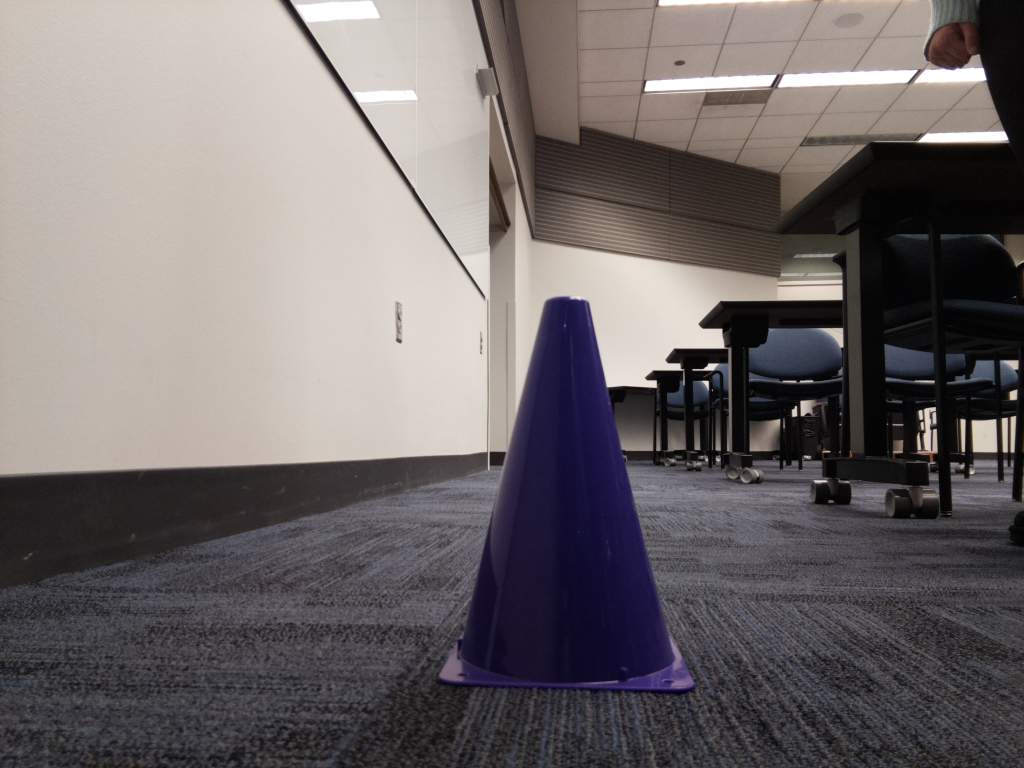
#> input picture cone_detection/data/cones/cone1.jpg, 1024 x 768 px
$ jupyter execute conedetection_static.ipynb   (older library calls are emulated)
#> lines starting #> are read from the running program, lines starting #| are printed output that depends on the picture; after the words box and inside, x2 and y2 are one past the last pixel; in counts of white or black regions, pixels touching at a corner belong together
[cell 1]
import numpy as np
import cv2

[cell 2]
#_____imgOriginal
imgOriginal = cv2.imread('data/cones/cone1.jpg')
#> imgOriginal is the input picture: shape (768, 1024, 3); mean B, G, R 106.7, 106, 112.3

#_____imgHSV
imgHSV = cv2.cvtColor(imgOriginal, cv2.COLOR_BGR2HSV)
#> imgHSV: shape (768, 1024, 3); mean H, S, V 65.2, 38.6, 115.6

#_____purpleThrshold
upperPurple = np.array([135, 225, 96])
lowerPurple = np.array([119, 82, 29])
imgThresh = cv2.inRange(imgHSV, lowerPurple, upperPurple)
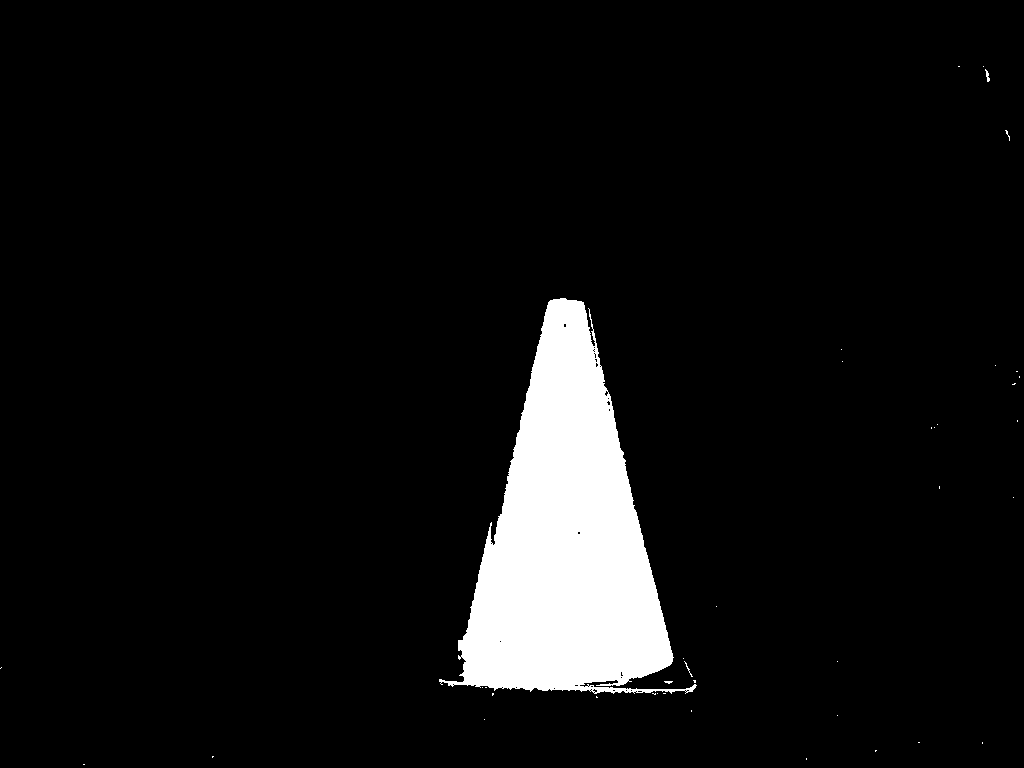
#> imgThresh: shape (768, 1024); 6.4% white; 40 white regions (37 under 20 px), largest, box (x1, y1, x2, y2) and area: (439, 298, 697, 694) 50323, (985, 69, 990, 82) 31, (684, 661, 693, 677) 22

#_____imgThreshSmoothed
kernel = np.ones((3, 3), np.uint8)
imgEroded = cv2.erode(imgThresh, kernel, iterations=1)
#> imgEroded: shape (768, 1024); 6.1% white; 16 white regions (14 under 20 px), largest, box (x1, y1, x2, y2) and area: (449, 299, 672, 690) 48148, (596, 688, 612, 692) 39
imgDilated = cv2.dilate(imgEroded, kernel, iterations=1)
#> imgDilated: shape (768, 1024); 6.3% white; 14 white regions (9 under 20 px), largest, box (x1, y1, x2, y2) and area: (448, 298, 673, 691) 49626, (595, 687, 613, 693) 87, (615, 688, 626, 693) 43, (642, 689, 653, 693) 39, (689, 685, 696, 692) 32
imgThreshSmoothed = cv2.GaussianBlur(imgDilated, (3, 3), 0)

#_____imgCanny
imgCanny = cv2.Canny(imgThreshSmoothed, 80, 160)
#> imgCanny: shape (768, 1024); 0.19% white in thin lines or dots, all inside (x1, y1, x2, y2) = (438, 72, 991, 693)

#_____imgContours
_, contours, _ = cv2.findContours(np.array(imgCanny), cv2.RETR_EXTERNAL, cv2.CHAIN_APPROX_SIMPLE)
#> contours = 17 contours, 11 with area under 20; largest, box (x1, y1, x2, y2) and area: (594, 686, 613, 693) 82, (448, 297, 673, 691) 68, (615, 687, 637, 693) 60, (641, 688, 654, 693) 38, (689, 685, 696, 692) 28, (664, 688, 676, 693) 27
img_Contours = np.zeros_like(imgCanny)
cv2.drawContours(img_Contours, contours, -1, (255, 255, 255), 1)

approxContours = []

for c in contours:
    approx = cv2.approxPolyDP(c, 10, closed=True)
    approxContours.append(approx)
#> this loop made 17 passes
#> approx on passes 1, 2, 3, 4, 5, 6, 9, 13, 16, 17: [[664, 689], [675, 691]], [[641, 689], [653, 691]], [[615, 688], [636, 691]], [[594, 687], [612, 691]], [[695, 685]], [[439, 678]], [[578, 531]], [[592, 332]], [[989, 77]], [[985, 73]]
#> c on passes 7, 8, 10, 11, 12, 14: [[620, 671], [620, 677], [622, 677], [622, 671]], [[499, 640], [499, 642], [501, 642], [501, 640]], [[608, 408], [608, 411], [610, 411], [610, 408]], [[597, 357], [597, 363], [599, 363], [599, 357]], [[595, 349], [595, 352]], [[563, 324], [563, 326], [566, 326], [566, 324]]
#> after the loop, approxContours = 17 contours, 16 with area under 20; largest, box (x1, y1, x2, y2) and area: (448, 301, 673, 691) 180

imgContours = np.zeros_like(imgCanny)
cv2.drawContours(imgContours, approxContours, -1, (255, 255, 255), 1)
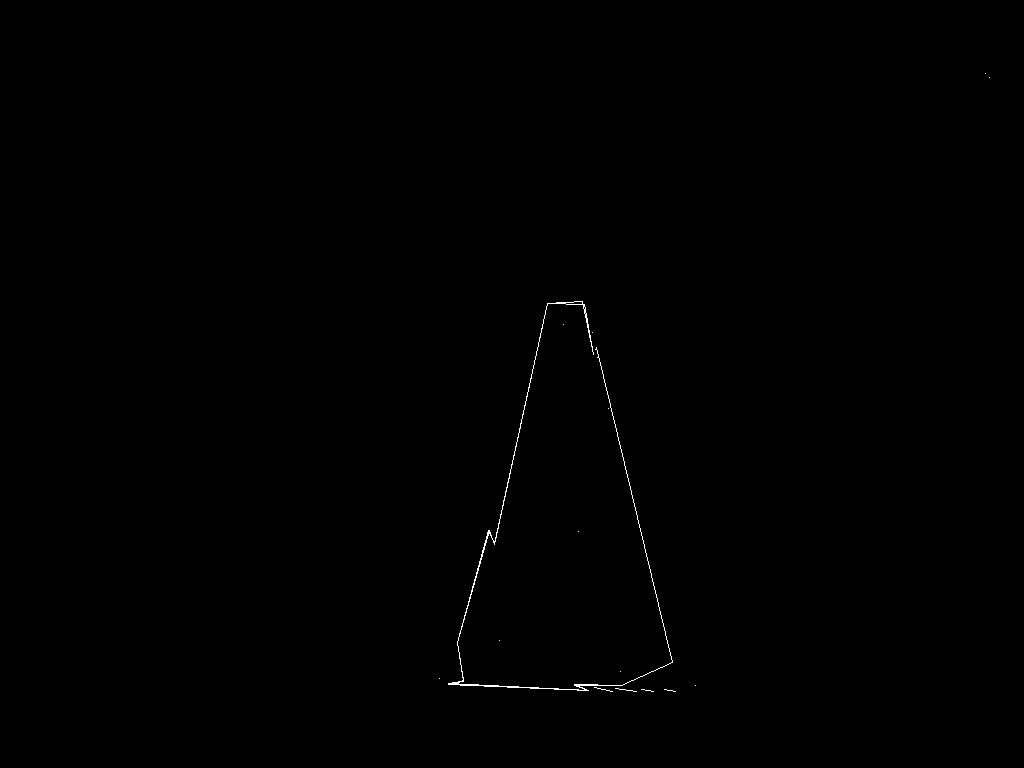
#> imgContours: shape (768, 1024); 0.18% white in thin lines or dots, all inside (x1, y1, x2, y2) = (439, 73, 990, 692)

#_____imgAllConvexHulls
allConvexHulls = []

for ac in approxContours:
    allConvexHulls.append(cv2.convexHull(ac))
#> this loop made 17 passes
#> ac on passes 1 to 12: [[664, 689], [675, 691]], [[641, 689], [653, 691]], [[615, 688], [636, 691]], [[594, 687], [612, 691]], [[695, 685]], [[439, 678]], [[620, 671]], [[499, 640]], [[578, 531]], [[608, 408]], [[597, 357]], [[595, 349]]
#> after the loop, allConvexHulls = 17 contours, 16 with area under 20; largest, box (x1, y1, x2, y2) and area: (448, 301, 673, 691) 51306

imgAllConvexHulls = np.zeros_like(imgCanny)
cv2.drawContours(imgAllConvexHulls, allConvexHulls, -1, (255, 255, 255), 2)
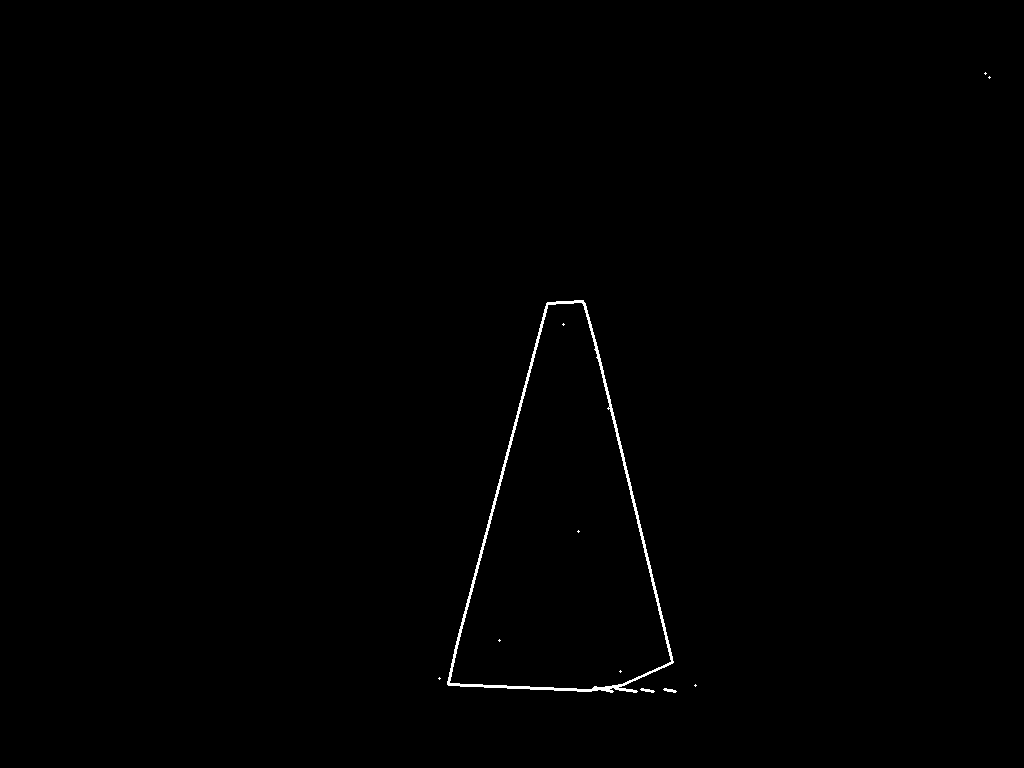
#> imgAllConvexHulls: shape (768, 1024); 0.4% white; 11 white regions (8 under 20 px)

#_____imgConvexHulls3To10
convexHull3To10 = []

for ch in allConvexHulls:
    if 3 <= len(ch) <= 10:
        convexHull3To10.append(cv2.convexHull(ch))
#> this loop made 17 passes
#> ch on passes 1 to 12: [[675, 691], [664, 689]], [[653, 691], [641, 689]], [[636, 691], [615, 688]], [[612, 691], [594, 687]], [[695, 685]], [[439, 678]], [[620, 671]], [[499, 640]], [[578, 531]], [[608, 408]], [[597, 357]], [[595, 349]]
#> after the loop, convexHull3To10 = 1 contour; box (x1, y1, x2, y2) and area: (448, 301, 673, 691) 51306

imgConvexHulls3To10 = np.zeros_like(imgCanny)
cv2.drawContours(imgConvexHulls3To10, convexHull3To10, -1, (255, 255, 255), 2)
#> imgConvexHulls3To10: shape (768, 1024); 0.37% white; 1 white region

#imgTrafficCones

def convexHullPointingUp(ch):
    pointsAboveCenter, poinstBelowCenter = [], []

    x, y, w, h = cv2.boundingRect(ch)
    aspectRatio = w / h

    if aspectRatio < 0.8:
        verticalCenter = y + h / 2

        for point in ch:
            if point[0][1] < verticalCenter:
                pointsAboveCenter.append(point)
            elif point[0][1] >= verticalCenter:
                poinstBelowCenter.append(point)

        leftX = poinstBelowCenter[0][0][0]
        rightX = poinstBelowCenter[0][0][0]
        for point in poinstBelowCenter:
            if point[0][0] < leftX:
                leftX = point[0][0]
            if point[0][0] > rightX:
                rightX = point[0][0]

        for point in pointsAboveCenter:
            if (point[0][0] < leftX) or (point[0][0] > rightX):
                return False

    else:
        return False

    return True

cones = []
bounding_Rects = []

for ch in convexHull3To10:
    if convexHullPointingUp(ch):
        cones.append(ch)
        rect = cv2.boundingRect(ch)
        bounding_Rects.append(rect)
#> this loop made 1 pass
#> (x in convexHullPointingUp, y in convexHullPointingUp, w in convexHullPointingUp, h in convexHullPointingUp, aspectRatio in convexHullPointingUp, verticalCenter in convexHullPointingUp) on pass 1: (448, 301, 225, 390, 0.577, 496)
#> after the loop, bounding_Rects = [(448, 301, 225, 390)]; cones has the same summary as convexHull3To10

imgTrafficCones = np.zeros_like(imgCanny)
cv2.drawContours(imgTrafficCones, cones, -1, (255, 255, 255), 2)

#imgTrafficConesWithOverlapsRemoved
imgTrafficConesWithOverlapsRemoved = imgOriginal.copy()
cv2.drawContours(imgTrafficConesWithOverlapsRemoved, cones, -1, (255, 255, 255), 2)
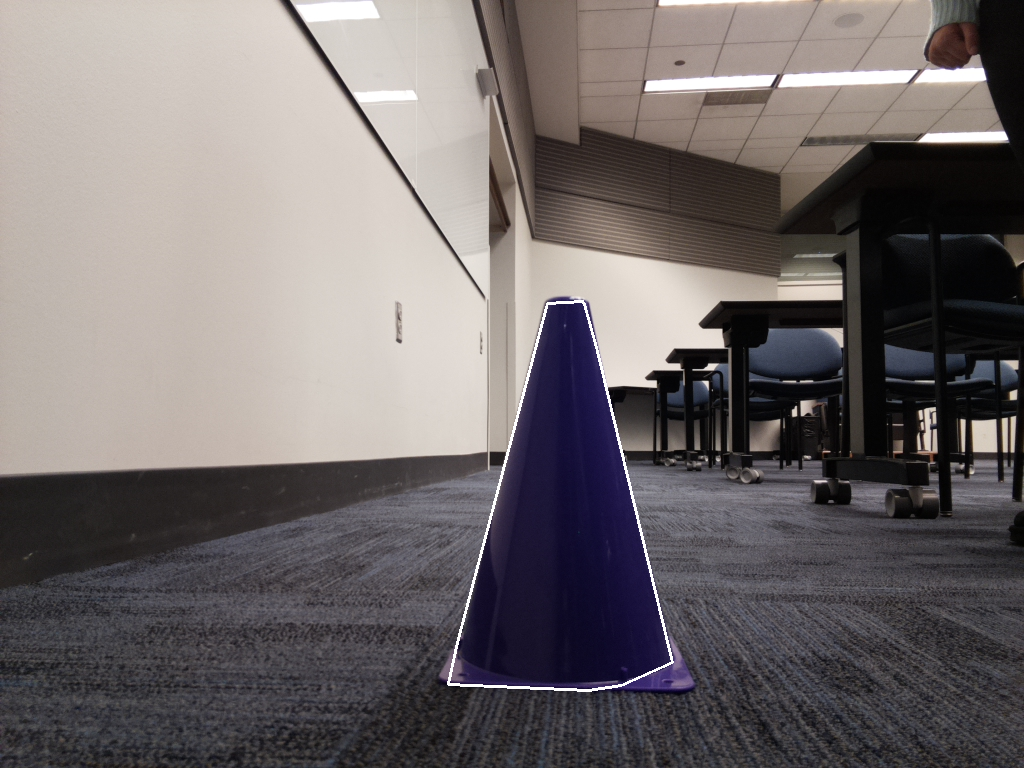
#> imgTrafficConesWithOverlapsRemoved: shape (768, 1024, 3); 0.37% of pixels changed, all inside (x1, y1, x2, y2) = (447, 300, 674, 692)

for rect in bounding_Rects:
    cv2.rectangle(imgTrafficConesWithOverlapsRemoved, (rect[0], rect[1]), (rect[0]+rect[2], rect[1]+rect[3]), (1, 255, 1), 2)
    cv2.line(imgTrafficConesWithOverlapsRemoved, (round(rect[0]+rect[2]-rect[2]/2), rect[1]), (round(rect[0]+rect[2]-rect[2]/2), rect[1]+rect[3]), (255,0,0), 5)
#> this loop made 1 pass
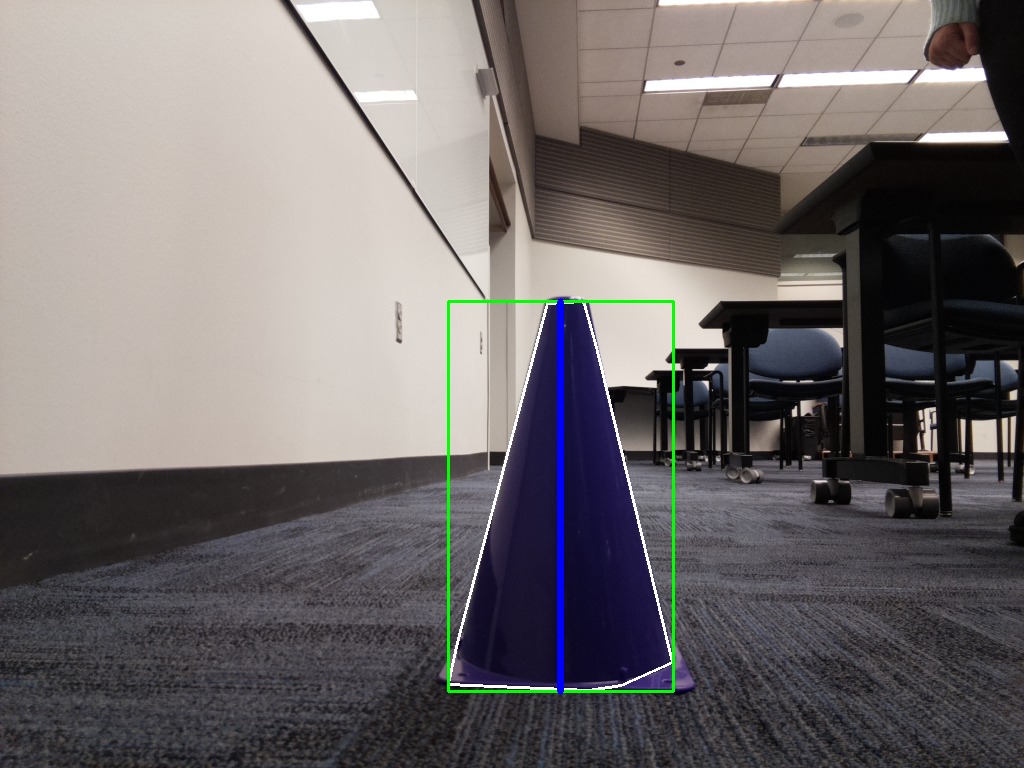
#> imgTrafficConesWithOverlapsRemoved: shape (768, 1024, 3); 0.81% of pixels changed, all inside (x1, y1, x2, y2) = (447, 298, 675, 695)
# [10 lines of commented-out code are left out]
imgTrafficConesWithOverlapsRemovedSmall = cv2.resize(imgTrafficConesWithOverlapsRemoved, (0, 0), fx=0.5, fy=0.5)

# [10 lines of commented-out code are left out]
cv2.imshow('imgTrafficConesWithOverlapsRemoved', imgTrafficConesWithOverlapsRemovedSmall)

cv2.waitKey()
#> Out = 27

$ run again, with cone_detection/data/cones/cone2.jpg copied over cone_detection/data/cones/cone1.jpg
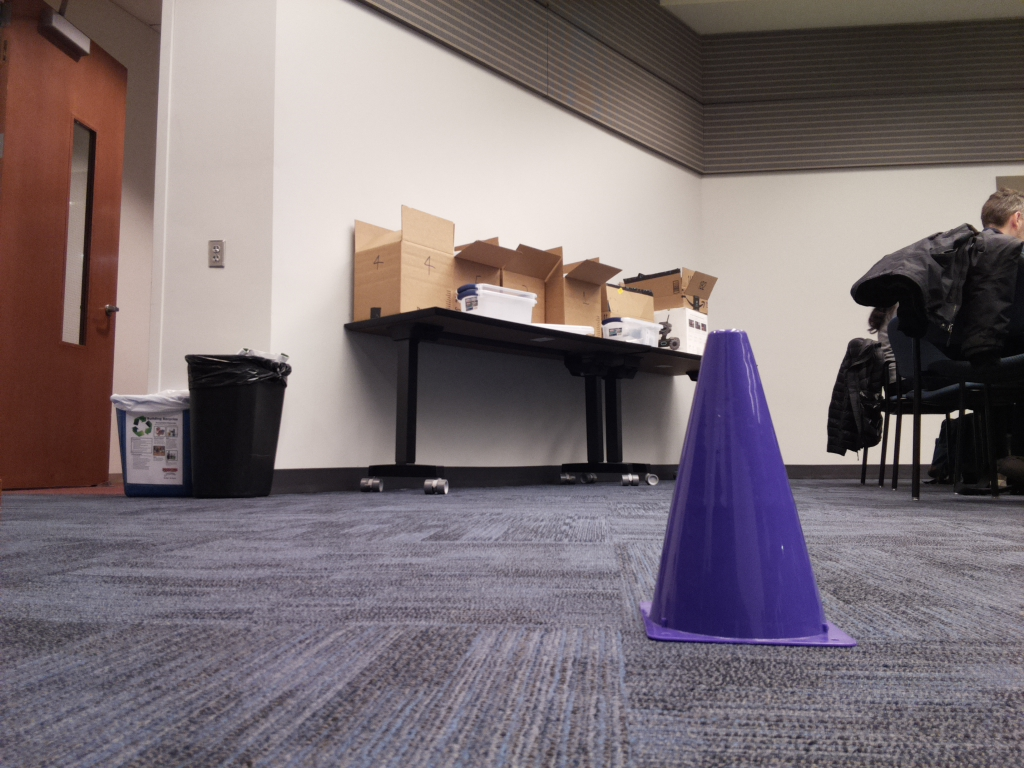
#> input picture cone_detection/data/cones/cone2.jpg, 1024 x 768 px
#> imgOriginal is the input picture: shape (768, 1024, 3); mean B, G, R 116.1, 112.1, 123.2
#> imgHSV: shape (768, 1024, 3); mean H, S, V 74.6, 46.9, 128.4
#> `imgThresh = cv2.inRange(imgHSV, lowerPurple, upperPurple)`:
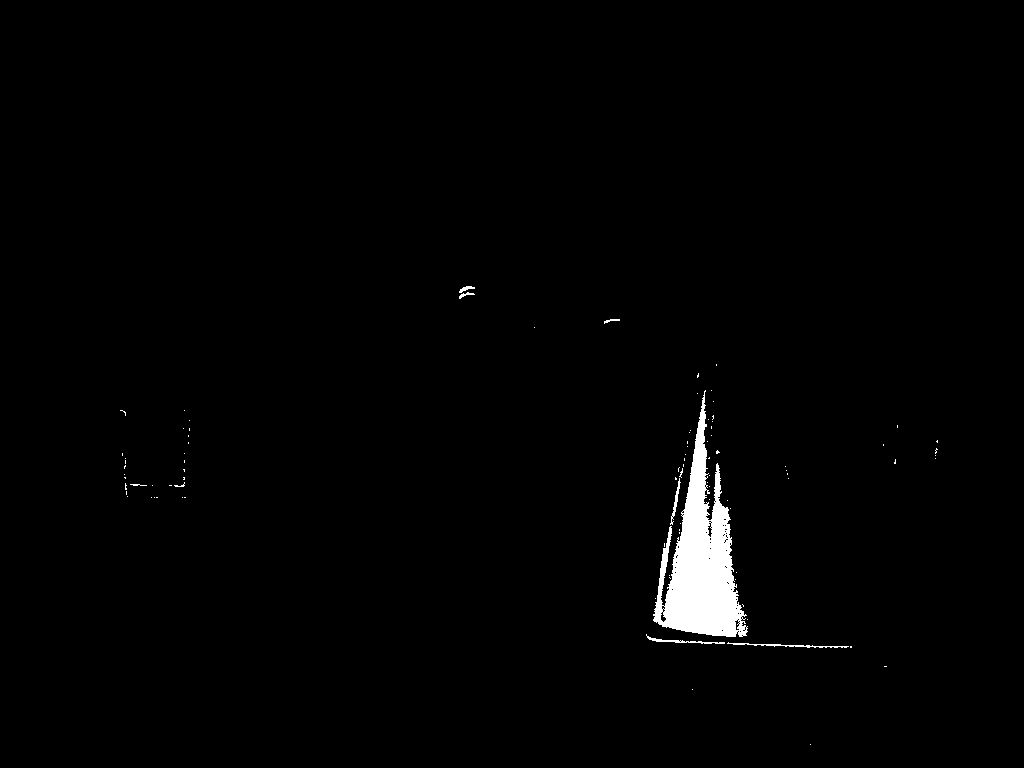
#> imgThresh: shape (768, 1024); 1.4% white; 92 white regions (83 under 20 px), largest, box (x1, y1, x2, y2) and area: (653, 390, 748, 637) 9785, (727, 642, 849, 648) 202, (646, 634, 725, 644) 167
#> imgEroded: shape (768, 1024); 1% white; 19 white regions (18 under 20 px), largest, box (x1, y1, x2, y2) and area: (655, 410, 741, 636) 8095
#> imgDilated: shape (768, 1024); 1.2% white; 12 white regions (7 under 20 px), largest, box (x1, y1, x2, y2) and area: (654, 404, 744, 637) 9374, (738, 624, 746, 637) 75, (673, 495, 678, 510) 45, (460, 286, 472, 292) 42, (652, 638, 662, 642) 30
#> imgCanny: shape (768, 1024); 0.17% white in thin lines or dots, all inside (x1, y1, x2, y2) = (459, 285, 811, 649)
#> contours = 21 contours, 17 with area under 20; largest, box (x1, y1, x2, y2) and area: (653, 399, 746, 638) 134, (673, 490, 680, 511) 54, (459, 285, 473, 292) 40, (651, 638, 663, 642) 27
#> the loop `for c in contours:` made 21 passes
#> approx on passes 1, 2, 3, 5, 6, 7, 8, 9: [[807, 644]], [[674, 640]], [[651, 638], [662, 641]], [[737, 612]], [[735, 607]], [[673, 588]], [[726, 581]], [[675, 571]]
#> after the loop `for c in contours:`: approxContours = 21 contours, 20 with area under 20; largest, box (x1, y1, x2, y2) and area: (653, 399, 744, 638) 92
#> imgContours: shape (768, 1024); 0.19% white in thin lines or dots, all inside (x1, y1, x2, y2) = (459, 286, 808, 645)
#> the loop `for ac in approxContours:` made 21 passes
#> after the loop `for ac in approxContours:`: allConvexHulls = 21 contours, 20 with area under 20; largest, box (x1, y1, x2, y2) and area: (653, 399, 744, 638) 11597
#> imgAllConvexHulls: shape (768, 1024); 0.22% white; 18 white regions (15 under 20 px), largest, box (x1, y1, x2, y2) and area: (652, 398, 745, 639) 1607, (458, 285, 474, 295) 47, (650, 637, 664, 643) 38
#> the loop `for ch in allConvexHulls:` made 21 passes
#> after the loop `for ch in allConvexHulls:`: convexHull3To10 = 1 item
#> imgConvexHulls3To10: shape (768, 1024); 0.2% white; 1 white region, box (x1, y1, x2, y2) and area: (652, 398, 745, 639) 1576
#> the loop `for ch in convexHull3To10:` made 1 pass
#> (x in convexHullPointingUp, y in convexHullPointingUp, w in convexHullPointingUp, h in convexHullPointingUp, aspectRatio in convexHullPointingUp, verticalCenter in convexHullPointingUp) on pass 1: (653, 399, 91, 239, 0.381, 518.5)
#> after the loop `for ch in convexHull3To10:`: bounding_Rects = [(653, 399, 91, 239)]; cones = 1 item
#> the loop `for rect in bounding_Rects:` made 1 pass
#> after the loop `for rect in bounding_Rects:`:
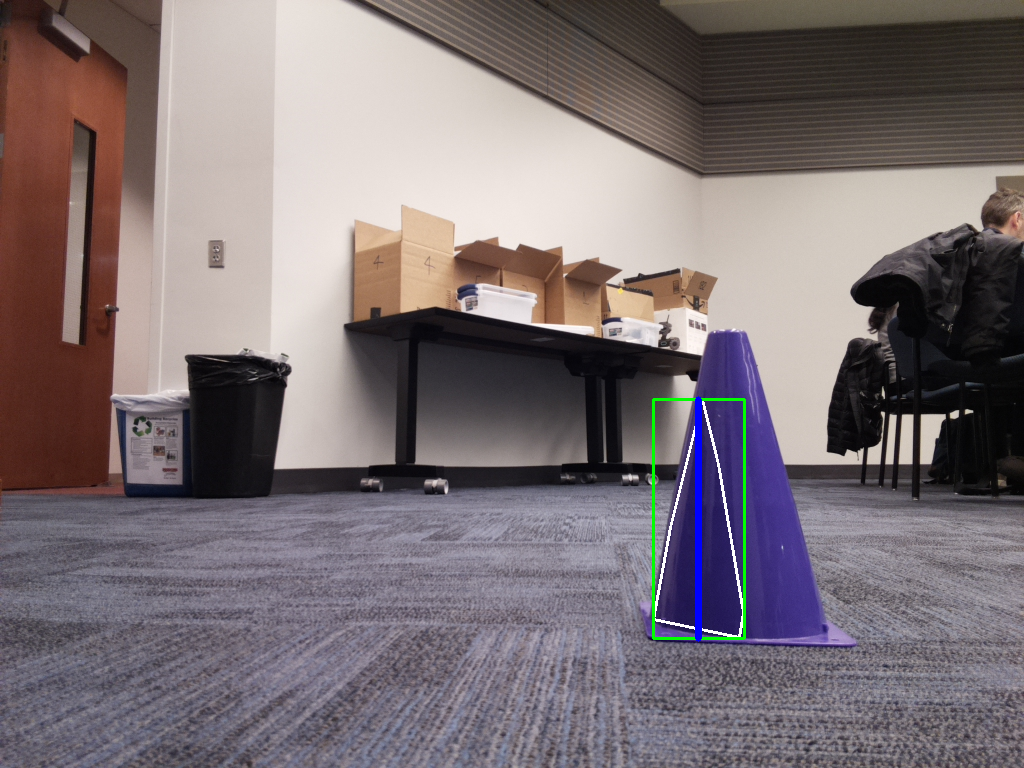
#> imgTrafficConesWithOverlapsRemoved: shape (768, 1024, 3); mean B, G, R 116.4, 112.9, 123.2
#> Out = 27
